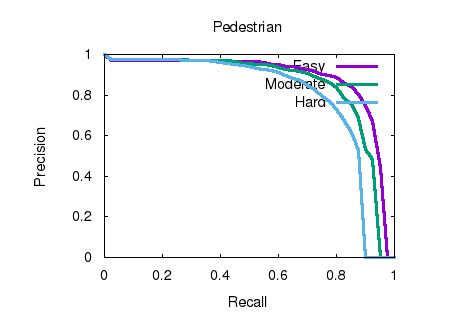

Generate this figure with gnuplot:
set term postscript eps enhanced color font "Helvetica" 20
set output "pedestrian_detection_3D_AP.eps"
set size ratio 0.7
set xrange [0:1]
set yrange [0:1]
set xlabel "Recall"
set ylabel "Precision"
set title "Pedestrian"
plot "pedestrian_detection_3D_AP.txt" using 1:2 title 'Easy' with lines ls 1 lw 5,"pedestrian_detection_3D_AP.txt" using 1:3 title 'Moderate' with lines ls 2 lw 5,"pedestrian_detection_3D_AP.txt" using 1:4 title 'Hard' with lines ls 3 lw 5
